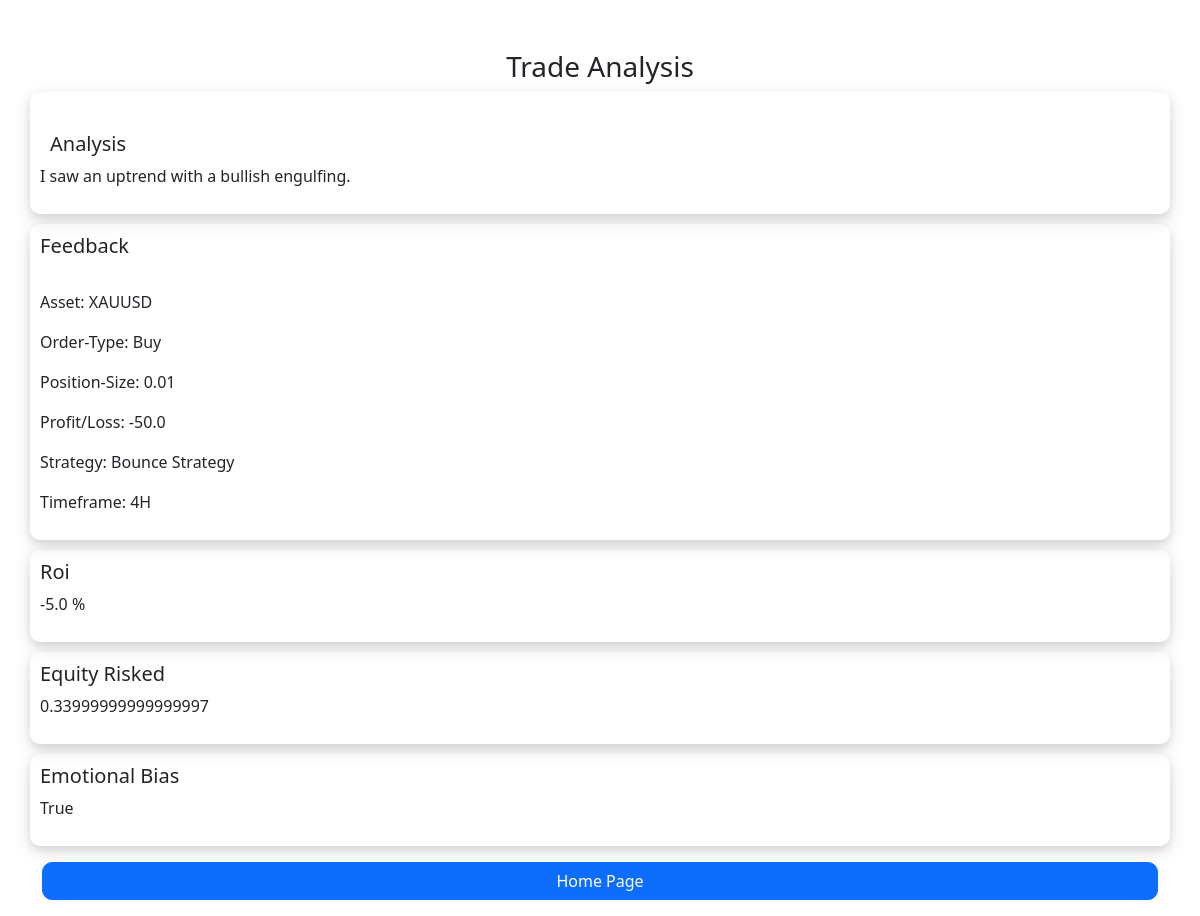
The page /trade_analysis/2 on the database its author committed.
### horizonAI/models.py (models this page shows)
class NewTrade(models.Model):
    user = models.ForeignKey(User, on_delete=models.CASCADE, default='')
    symbol = models.CharField(max_length=150)
    order_type = models.CharField(max_length=10)
    position_size = models.FloatField()
    strategy = models.CharField(max_length=150, null=True, blank=True)
    analysis = models.CharField(max_length=5000, blank=True)
    timeframe = models.CharField(max_length=150)
    equity_before = models.FloatField()
    entry_date = models.DateTimeField()
    exit_date = models.DateTimeField()
    entry_point = models.FloatField()
    stop_loss = models.FloatField()
    exit_price = models.FloatField()
    take_profit = models.FloatField()
    outcome = models.CharField(max_length=100)
    emotional_bias = models.CharField(max_length=50, blank=True)
    amount = models.FloatField()
    roi = models.FloatField()
    equity_risked = models.FloatField(blank=True)
    possible_gain = models.FloatField(blank=True)
    equity_risked_percentage = models.FloatField(blank=True)
    possible_gain_percentage = models.FloatField(blank=True)
    reflection = models.CharField(max_length=5000, blank=True)

### horizonAI/views.py (the view)
# urls.py: path('trade_analysis/<int:identifier>', views.trade_analysis, name='trade_analysis'),
def trade_analysis(request, identifier):
    print(f'ID is {identifier}')
    unique_trade = NewTrade.objects.get(pk=identifier)
    context = {'context': unique_trade}
    return render(request, 'horizonAI/trade_analysis.html', context)

### horizonAI/templates/horizonAI/trade_analysis.html (shortened to what this page needs)
{% load static %}
<!DOCTYPE html>
<html lang="en">
    <head>
        <link href="{% static 'horizonAI/styles.css' %}" rel="stylesheet">
        <link href="https://cdn.jsdelivr.net/npm/bootstrap@5.2.3/dist/css/bootstrap.min.css" rel="stylesheet">
    </head>
    <body class="m-3">
        <h3 class="trade-analysis mb-2">Trade Analysis</h3>
        <div class="container">
            <div class="row trade-analysis-wrapper mb-3">
                <div>
                    <h5 class="analysis-header">Analysis</h5>
                    <p>{{ context.analysis }}</p>
                </div>
                <div>
                    <h5>Feedback</h5><br>
                    <p>Asset: {{ context.symbol }}</p>
                    <p>Order-Type: {{ context.order_type }}</p>
                    <p>Position-Size: {{ context.position_size }}</p>
                    <p>Profit/Loss: {{ context.amount }}</p>
                    <p>Strategy: {{ context.strategy }}</p>
                    <p>Timeframe: {{ context.timeframe }}</p>
                </div>
                <div>
                    <h5>Roi</h5>
                    <p>{{ context.roi }} %</p>
                </div>
                <div>
                    <h5>Equity Risked</h5>
                    <p>{{ context.equity_risked_percentage }}</p>
                </div>
                <div>
                    <h5>Emotional Bias</h5>
                    <p>{{ context.emotional_bias }}</p>
                </div>
            </div>
            <a href="/all_trades" class="btn btn-primary w-100" style="border-radius: 10px;">Home Page</a>
        </div>
    </body>
</html>

### horizonAI/static/horizonAI/styles.css (style rules this page uses)
.trade-analysis { text-align: center; margin-top: 50px; }
.analysis-header { margin-left: 10px; margin-top: 30px; }
.trade-analysis-wrapper { gap: 10px; }
.trade-analysis-wrapper > div { box-shadow: 0 4px 8px rgba(0, 0, 0, 0.1), 0 6px 20px rgba(0, 0, 0, 0.1); border-radius: 10px; padding: 10px; }

### rows shown on the page
NewTrade: analysis "I saw an uptrend with a bullish engulfing.", symbol "XAUUSD", order_type "Buy", position_size "0.01", amount "-50.0", strategy "Bounce Strategy", timeframe "4H", roi "-5.0", equity_risked_percentage "0.33999999999999997", emotional_bias "True"
